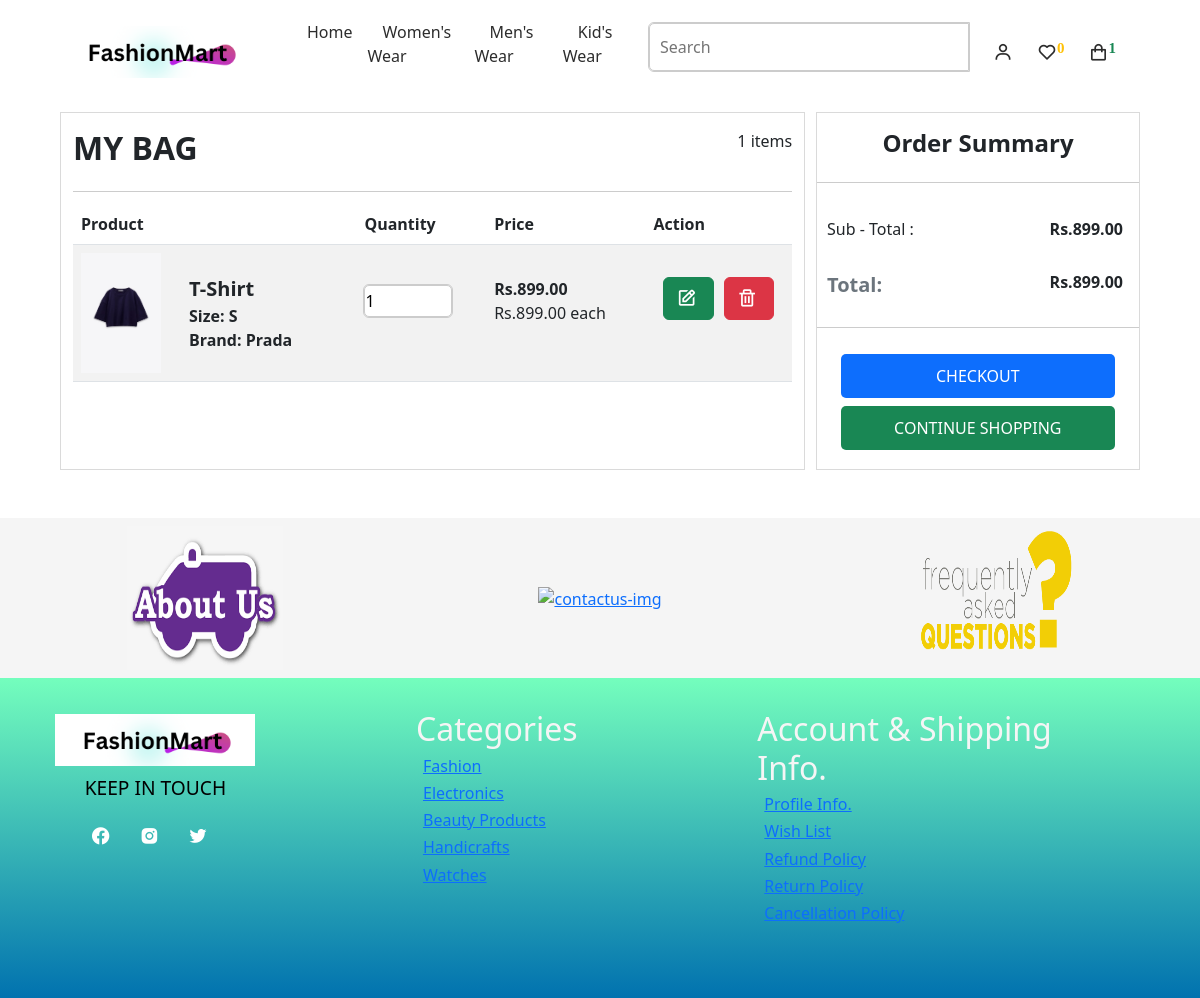
The app's page /cart/ (signed in) with its own data.
### myeSite/models.py (models this page shows, shortened)
class CartSystem(models.Model):
    user = models.ForeignKey(User, on_delete=models.CASCADE)
    product = models.ForeignKey(Product, on_delete=models.CASCADE)
    quantity = models.PositiveIntegerField(default=1)
    size = models.CharField(max_length=50)
    brand = models.ForeignKey(Brand, on_delete=models.CASCADE)

class Product(models.Model):
    name = models.CharField(max_length=255)
    code = models.CharField(max_length=8, default='361SVT', blank=True, null=True)
    description = models.TextField()
    stock_status = models.CharField(max_length=50, default='In Stock')
    old_price = models.DecimalField(max_digits=10, decimal_places=2, default=500,  null=True, blank=True)
    new_price = models.DecimalField(max_digits=10, decimal_places=2, default=400, null=False, blank=False)
    discount_price = models.DecimalField(max_digits=10, decimal_places=2, default=100,  null=True, blank=True)
    brand = models.ForeignKey(Brand, on_delete=models.CASCADE)
    category = models.ForeignKey(Category, on_delete=models.CASCADE)
    subcategory = models.ForeignKey(Subcategory, on_delete=models.CASCADE)
    image = models.ImageField(upload_to='product_images/')
    sizes = models.ManyToManyField(Size)
    isnew = models.BooleanField(default=False)
    search_keywords = models.CharField(max_length=100, blank=True, null=True, default="search_keyword_here")

class Brand(models.Model):
    name = models.CharField(max_length=255)

### myeSite/views.py (the view)
# urls.py: path('cart/', views.cart, name='cart'),
def cart(request):
    if request.user.is_authenticated:
        cart_items = CartSystem.objects.filter(user=request.user)
        for item in cart_items:
            item.total_price = item.quantity * item.product.new_price
    else:
        cart_items = []
        return redirect('login')
    context = {
        'cart_items': cart_items,
    }
    return render(request, 'myeSite/cart_and_wishlist/cart.html', context)

### myeSite/context_processors.py (called while the page is built)
def categories_processor(request):
    categories = Category.objects.all().prefetch_related('subcategories')
    return {'categories': categories}

def wishlist_item_count(request):
    if request.user.is_authenticated:
        wishlist_item_count = Wishlist.objects.filter(user=request.user).count()
    else:
        wishlist_item_count = 0
    return {'wishlist_item_count': wishlist_item_count}

### myeSite/templates/myeSite/cart_and_wishlist/cart.html (shortened to what this page needs)
{% extends "main.html" %}
{% load static %}
{% block cart %}
<div class="cart-outerdiv">
    <div class="cart-details">
        <div class="container mt-3">
            <div class="product_heading d-flex justify-content-between">
                <h2 class="text-dark fs-2 fw-bold">MY BAG</h2>
                <span class="fw-light">{{request.cart_items|length}} items</span>
            </div>
            {% if request.cart_items %}
            <table class="table table-striped table-hover">
                <thead class="thead-dark">
                    <tr>
                        <th>Product</th>
                        <th>Quantity</th>
                        <th>Price</th>
                        <th>Action</th>
                    </tr>
                </thead>
                <tbody>
                    {% for item in cart_items %}
                    <tr>
                        <td>
                            <div class="product_image d-flex align-items-center">
                                <img src="{{item.product.image.url}}" alt="">
                                <div class="image_info ms-2">
                                    <p class="mb-0 m-0 fs-5 fw-bold">{{ item.product.name }} </p>
                                    <p class="mb-0 m-0 fw-semibold">Size: {{ item.size }}</p>
                                    <p class="mb-0 m-0 fw-semibold">Brand: {{ item.product.brand.name }}</p>
                                </div>
                            </div>
                        </td>
                        <td>
                            <div class="product_quantity">
                                <input type="number" value="{{item.quantity}}" readonly>
                            </div>
                        </td>
                        <td>
                            <div class="product_price">
                                <p class="mb-0 mt-4 fw-bold ms-0">Rs.{{ item.total_price }}</p>
                                <span class="mt-0 ms-0 fw-light">Rs.{{item.product.new_price}} each</span>
                            </div>
                        </td>
                        <td>
                            <div class="cart_action d-flex align-items-center justify-content-evenly">
                                <button type="submit" class="btn btn-success ms-0 w-auto mt-4"><a href="{% url 'itemsDetail' item.product.id %}"><i class='bx bx-edit'></i></a></button>
                                <form method="POST" action="{% url 'remove_from_cart' %}">
                                    <button type="submit" class="btn btn-danger ms-0 w-auto mt-4"><i class='bx bx-trash'></i></button>
                                </form>
                            </div>
                        </td>
                    </tr>
                    {% endfor %}
                </tbody>
            </table>
            {% else %}
            <p class="text-danger fs-5 ms-0 fw-bold">Your Bag is Empty.</p>
            <p class="ms-0">Explore our collection and add items to your cart.</p>
            <button class='w-25 ms-0 bg bg-secondary'><a href="{% url 'index' %}" id="browseProduct" class="text-light fw-bold">Browse Products</a></button>
            {% endif %}
        </div>
    </div>
    {% if request.cart_items %}
    <div class="cart_summary h-50">
        <h4 class="text-dark fw-bold text-center mb-4">Order Summary</h4>
        <div class="total_price">
            <div class="subtotal d-flex justify-content-between">
                <p class="text-dark fw-light">Sub - Total :</p>
                <p class="text-dark fw-semibold me-3">Rs.{{request.cart_summary.subtotal}}</p>
            </div>
            <div class="subtotal d-flex justify-content-between">
                <p class="text-secondary fw-semibold fs-5">Total:</p>
                <p class="text-dark fw-semibold me-3">Rs.{{request.cart_summary.total}}</p>
            </div>
        </div>
            <button class="mb-2 bg-primary"><a href="{% url 'shipping_address' %}">CHECKOUT</a></button><br>
        <button class="mt-0 bg-success"><a href="/">CONTINUE SHOPPING</a></button>
    </div>
    {% endif %}
</div>
{% endblock %}

### myeSite/static/myeSite/css/style.css (style rules this page uses)
* { margin: 0; padding: 0; box-sizing: border-box; scroll-behavior: smooth; }
html, body { height: 100%; width: 100%; }
.container { height: 100%; width: 100%; }
.right-infoPart h5, span, p, button { margin-left: 10px; margin-top: 10px; margin-bottom: 1.2rem; }
button { width: 7rem; padding: 10px; border: none; border-radius: 5px; }
button i { font-size: 1.3rem; color: purple; }
.container { margin-top: 2rem; }
.sortby h6, i { padding-right: 4px; margin-top: 4px; }
.infoaboutproduct p, span { margin: 0; }
.cart_action button i { color: white; }
.cart-outerdiv { height: auto; width: 90%; margin-left: 5%; margin-top: 7rem; display: flex; gap: 1%; margin-bottom: 3rem; }
.cart-details { height: auto; width: 69%; border: 1px solid #dadada; }
.cart_summary { height: 10rem; width: 30%; border: 1px solid #dadada; }
.cart_summary h4 { border-bottom: 1px solid #ccc; padding-bottom: 1.5rem; margin-top: 1rem; }
.product_image img { height: 120px; width: 120px; object-fit: contain; margin-left: -20px; }
.product_quantity input { width: 5.5rem; height: 2rem; border-radius: 5px; border: 1px solid #ccc; outline: 1px solid #ccc; margin-top: 2rem; }
.product_heading { border-bottom: 1px solid #ccc; padding-bottom: 1rem; margin-bottom: 0.7rem; }
.total_price { border-bottom: 1px solid #ccc; padding-bottom: 0.5rem; margin-bottom: 1rem; }
.cart_summary button { width: 85%; margin-left: 1.5rem; }
.cart_summary button a { color: #fff; text-decoration: none; }

### records on screen
CartSystem: product.image (picture), product.name "T-Shirt", size "S", product.brand.name "Prada", quantity "1", total_price "899.00", product.new_price "899.00"

### other values on screen
{{ wishlist_item_count }} "0"
{{ request.cart_items|length }} "1"
{{ request.cart_summary.subtotal }} "899.00"
{{ request.cart_summary.total }} "899.00"
